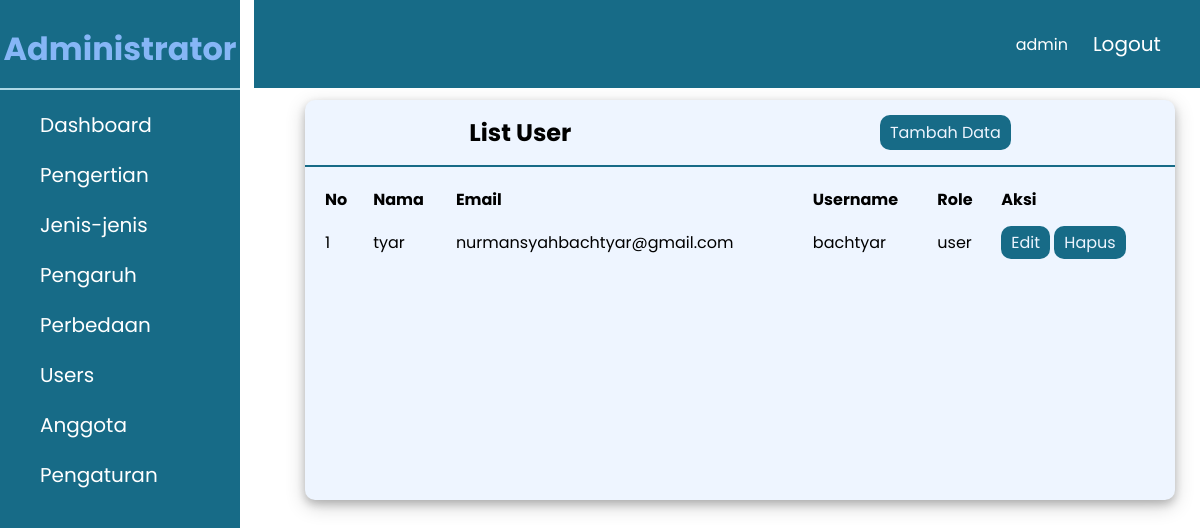
Screenshot of /admin/users/index.php (signed in) with the database file from the repository.
### tables this page shows
CREATE TABLE IF NOT EXISTS `users` (
  `id` int NOT NULL AUTO_INCREMENT,
  `name` varchar(50) DEFAULT NULL,
  `email` varchar(50) DEFAULT NULL,
  `username` varchar(50) DEFAULT NULL,
  `password` varchar(50) DEFAULT NULL,
  `role` varchar(50) DEFAULT NULL,
  PRIMARY KEY (`id`)
);

### admin/users/index.php (the view)
<?php
include "../include/_sidebar.php";
include "../include/_header.php";
require_once '../config/connection.php';
$result = mysqli_query($connection, "SELECT * FROM users WHERE role = 'user'");
?>
<div class="content">
    <div class="tabel">
        <div class="title">
            <h2>List User</h2>
            <a href="./create.php" class="btn">Tambah Data</a>
        </div>
        <table>
            <tr>
                <th>No</th>
                <th>Nama</th>
                <th>Email</th>
                <th>Username</th>
                <th>Role</th>
                <th>Aksi</th>
            </tr>
            <?php
            $no = 1;
            while ($data = mysqli_fetch_array($result)) :
            ?>
                <tr>
                    <td>
                        <?= $no++ ?>
                    </td>
                    <td><?= $data['name'] ?></td>
                    <td><?= $data['email'] ?></td>
                    <td><?= $data['username'] ?></td>
                    <td><?= $data['role'] ?></td>
                    <td>
                        <a href="edit.php?id=<?= $data['id'] ?>" class=" btn">Edit</a>
                        <a href="delete.php?id=<?= $data['id'] ?>" class=" btn">Hapus</a>
                    </td>
                </tr>
            <?php
            endwhile;
            ?>
        </table>
    </div>
</div>

### admin/assets/css/style.css (style rules this page uses)
:root { --color-primary: #EEF5FF; --color-seccond: #86B6F6; --bg-color: #B4D4FF; --btn-color: #176B87; --btn-del: red; --btn-upd: orange; --font-color: #fff; }
* { margin: 0; padding: 0; text-decoration: none; box-sizing: border-box; list-style: none; outline: none; }
body { min-height: 100vh; font-family: 'Poppins', sans-serif; }
.content { position: relative; margin-top: 10vh; margin-left: 5vh; min-height: 90vh; }
.title { display: flex; align-items: center; justify-content: space-around; padding: 15px 10px; border-bottom: 2px solid var(--btn-color); }
.title .btn, .jenis .btn, .pengaruh .btn, .btn { background-color: var(--btn-color); color: var(--color-primary); padding: 5px 10px; text-align: center; cursor: pointer; border-radius: 10px; }
table { padding: 10px; }
th, td { text-align: left; padding: 8px; }
.tabel { min-height: 50vh; flex: 5; background-color: var(--color-primary); margin: 100px 25px 25px 25px; box-shadow: 0 4px 8px 0 rgba(0, 0, 0, 0.2), 0 6px 20px rgba(0, 0, 0, 0.19); display: flex; flex-direction: column; border-radius: 10px; }

### rows the page displays
users: name "tyar", email "nurmansyahbachtyar@gmail.com", username "bachtyar", role "user"

### other values shown
$_SESSION['login']['username'] "admin"
